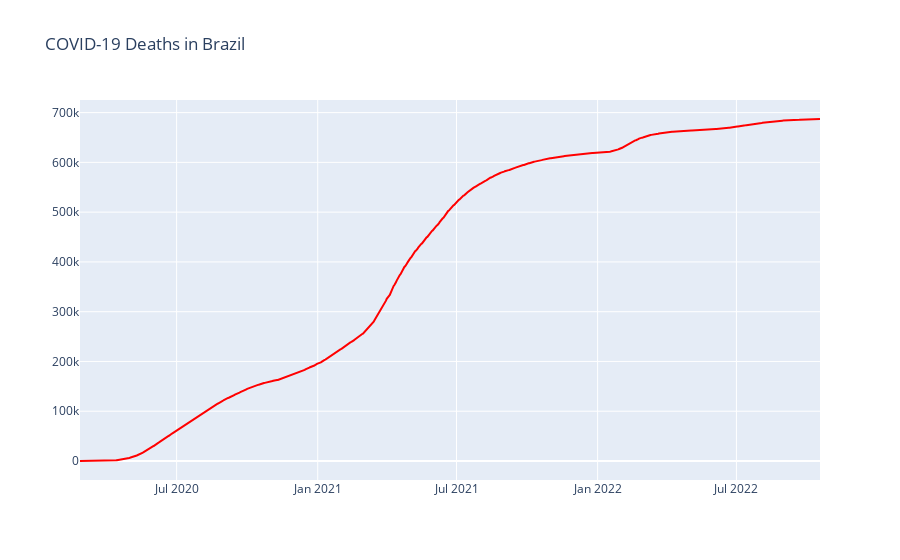

Source (notebook cell):
### Markdown cell above
## Deaths of COVID-19 in Brazil

### Code cell
fig = go.Figure()

fig.add_trace(
    go.Scatter(x=covid19_df.date, y=covid19_df.deaths, name='Deaths', line={'color':'red'})
)

fig.update_layout(title='COVID-19 Deaths in Brazil')

fig.show()

### Figure 1 — Plotly figure (JSON) as saved in the notebook; plotly's stock layout.template omitted (floating-point values rounded to 4 significant figures; data arrays with more than 128 entries replaced by an {"elided": "..."} marker saying what was removed)
{"data": [{"line": {"color": "red"}, "name": "Deaths", "type": "scatter", "x": {"elided": "966 str values"}, "y": {"elided": "966 int values"}}], "layout": {"title": {"text": "COVID-19 Deaths in Brazil"}}}
